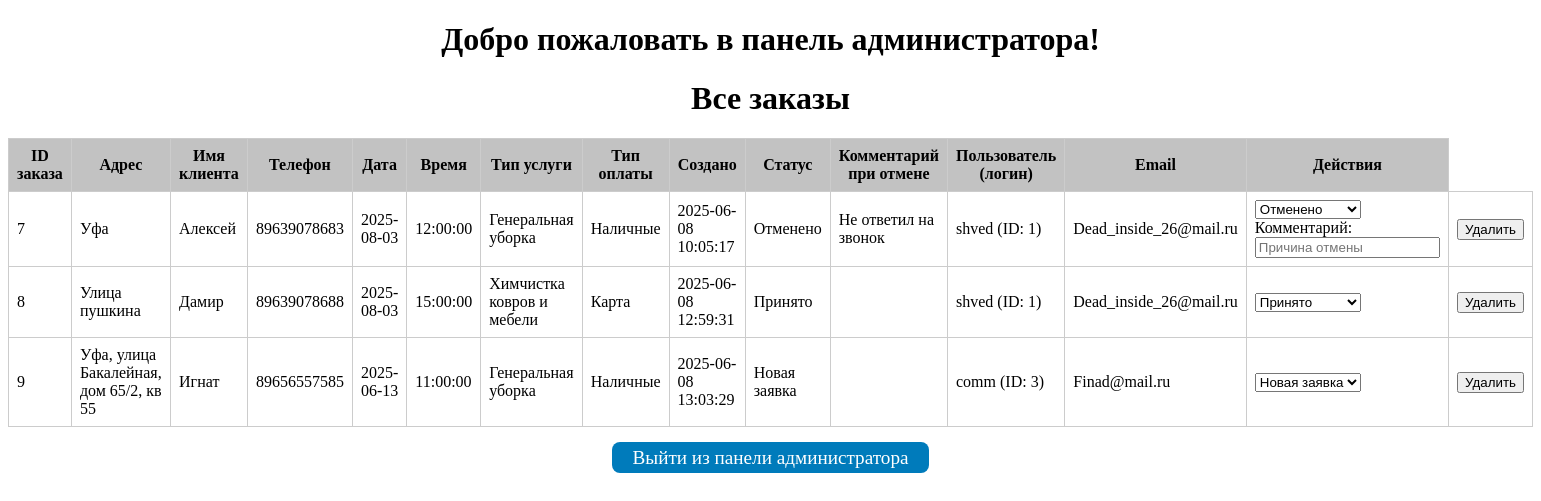
Screenshot of /admin.php (signed in) with the database file from the repository.
### tables this page shows
CREATE TABLE `orders` (
  `id` int NOT NULL AUTO_INCREMENT,
  `address` varchar(255) DEFAULT NULL,
  `name` varchar(100) DEFAULT NULL,
  `phone` varchar(20) DEFAULT NULL,
  `date` date DEFAULT NULL,
  `time` time DEFAULT NULL,
  `service_type` varchar(50) DEFAULT NULL,
  `payment_type` varchar(50) DEFAULT NULL,
  `created_at` timestamp NULL DEFAULT CURRENT_TIMESTAMP,
  `user_id` int NOT NULL,
  `status` varchar(50) DEFAULT 'Новая заявка',
  `cancel_reason` text,
  `cancel_comment` varchar(255) DEFAULT NULL,
  PRIMARY KEY (`id`)
);

CREATE TABLE `users` (
  `id` int NOT NULL AUTO_INCREMENT,
  `login` varchar(50) NOT NULL,
  `password` varchar(255) NOT NULL,
  `full_name` varchar(100) NOT NULL,
  `phone` varchar(20) NOT NULL,
  `email` varchar(100) NOT NULL,
  `role` varchar(10) DEFAULT NULL,
  PRIMARY KEY (`id`),
  UNIQUE KEY `login` (`login`),
  UNIQUE KEY `email` (`email`)
);

### admin.php (the view, shortened to what this page needs)
<?php
$host = 'localhost';
$db   = 'db_cllean';
$user = 'shved';
$pass = 'DeadDemon6:6';
$conn = new mysqli($host, $user, $pass, $db);
$sql = "SELECT o.id AS order_id, o.address, o.name AS order_name, o.phone,
               o.date, o.time, o.service_type, o.payment_type,
               o.created_at, o.status, o.cancel_comment,
               u.id AS user_id, u.login, u.full_name, u.email
        FROM orders o
        JOIN users u ON o.user_id = u.id";
$result = $conn->query($sql);
?>
<!DOCTYPE html>
<html lang="ru">
<head>
</head>
<body>
<h1 style="text-align:center;">Добро пожаловать в панель администратора!</h1>
<h1 style="text-align:center;">Все заказы</h1>
<table>
  <thead>
    <tr>
      <th>ID заказа</th>
      <th>Адрес</th>
      <th>Имя клиента</th>
      <th>Телефон</th>
      <th>Дата</th>
      <th>Время</th>
      <th>Тип услуги</th>
      <th>Тип оплаты</th>
      <th>Создано</th>
      <th>Статус</th>
      <th>Комментарий при отмене</th>
      <th>Пользователь (логин)</th>
      <th>Email</th>
      <th>Действия</th>
    </tr>
  </thead>
  <tbody>
    <?php if ($result && $result->num_rows > 0): ?>
      <?php while ($row = $result->fetch_assoc()): ?>
        <tr>
          <td><?= htmlspecialchars($row['order_id']) ?></td>
          <td><?= htmlspecialchars($row['address']) ?></td>
          <td><?= htmlspecialchars($row['order_name']) ?></td>
          <td><?= htmlspecialchars($row['phone']) ?></td>
          <td><?= htmlspecialchars($row['date']) ?></td>
          <td><?= htmlspecialchars($row['time']) ?></td>
          <td><?= htmlspecialchars($row['service_type']) ?></td>
          <td><?= htmlspecialchars($row['payment_type']) ?></td>
          <td><?= htmlspecialchars($row['created_at']) ?></td>
          <td><?= htmlspecialchars($row['status']) ?></td>
         <td><?= htmlspecialchars($row['cancel_comment'] ?? '') ?></td>
          <td><?= htmlspecialchars($row['login']) ?> (ID: <?= htmlspecialchars($row['user_id']) ?>)</td>
          <td><?= htmlspecialchars($row['email']) ?></td>
          <td>
            <form method="post" style="display:inline;">
              <select name="status" onchange="toggleCancelComment(this)">
<?php
$statuses = ['Новая заявка', 'Принято', 'Выполнено', 'Отменено'];
foreach ($statuses as $st) {
    $safe_st = htmlspecialchars($st);
    $selected = ($st == $row['status']) ? 'selected' : '';
    $is_cancel = ($st === 'Отменено') ? 'true' : 'false';
    echo "<option value=\"$safe_st\" data-cancel=\"$is_cancel\" $selected>$safe_st</option>";
}
?>
              </select>
              <?php if ($row['status'] === 'Отменено'): ?>
                <br/>
                Комментарий:
                <input type="text" name="cancel_comment" value="<?= isset($_POST['cancel_comment'][$row['order_id']]) ? htmlspecialchars($_POST['cancel_comment'][$row['order_id']]) : '' ?>" placeholder="Причина отмены"/>
              <?php else: ?>
              <?php endif; ?>
            </form>
          </td>
          <td style="text-align:center;">
            <form method="post" action="" onsubmit="return confirm('Вы уверены, что хотите удалить эту заявку?');">
              <button type="submit">Удалить</button>
            </form>
          </td>
        </tr>
      <?php endwhile; ?>
    <?php else: ?>
      <tr><td colspan="14">Нет заказов.</td></tr>
    <?php endif; ?>
  </tbody>
</table>
<section style="text-align: center; padding-top: 20px;">
<a href="../clean/logout.php" class="btn btn-primary">Выйти из панели администратора</a></section>

### admin.php (style rules this page uses)
table { width: 100%; border-collapse: collapse; }
th, td { border: 1px solid #ccc; padding: 8px; }
th { background-color:rgba(153, 153, 153, 0.6); }
.btn { padding: 5px 20px; font-size: 1.2em; border-radius: 8px; border:none; cursor:pointer; transition: background-color 0.3s ease, transform 0.2s ease; }
.btn-primary { text-decoration:none; background-color:#007bbb; color:white; }

### rows the page displays
orders: id "7", address "Уфа", name "Алексей", phone "89639078683", date "2025-08-03", time "12:00:00", service_type "Генеральная уборка", payment_type "Наличные", created_at "2025-06-08 10:05:17", status "Отменено", cancel_comment "Не ответил на звонок", user.login "shved", user "1", user.email "Dead_inside_26@mail.ru"
orders: id "8", address "Улица пушкина", name "Дамир", phone "89639078688", date "2025-08-03", time "15:00:00", service_type "Химчистка ковров и мебели", payment_type "Карта", created_at "2025-06-08 12:59:31", status "Принято", user.login "shved", user "1", user.email "Dead_inside_26@mail.ru"
orders: id "9", address "Уфа, улица Бакалейная, дом 65/2, кв 55", name "Игнат", phone "89656557585", date "2025-06-13", time "11:00:00", service_type "Генеральная уборка", payment_type "Наличные", created_at "2025-06-08 13:03:29", status "Новая заявка", user.login "comm", user "3", user.email "Finad@mail.ru"

### other values shown
form field status "Отменено"
form field status "Принято"
form field status "Новая заявка"
